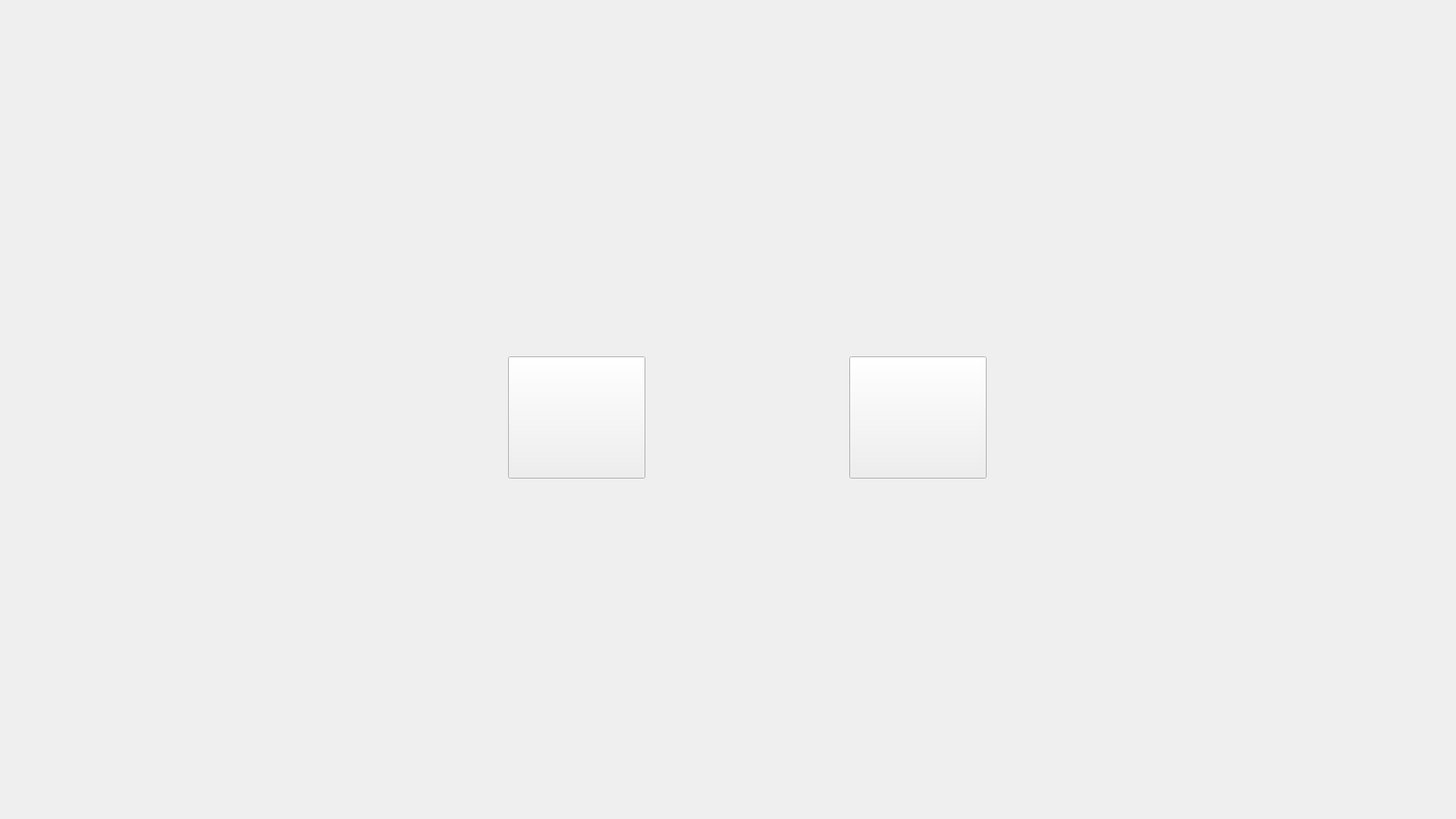
<?xml version="1.0" encoding="UTF-8"?>
<ui version="4.0">
 <class>Form</class>
 <widget class="QWidget" name="Form">
  <property name="geometry">
   <rect>
    <x>0</x>
    <y>0</y>
    <width>1920</width>
    <height>1080</height>
   </rect>
  </property>
  <property name="windowTitle">
   <string>Form</string>
  </property>
  <widget class="QPushButton" name="pushButton">
   <property name="geometry">
    <rect>
     <x>670</x>
     <y>470</y>
     <width>181</width>
     <height>161</height>
    </rect>
   </property>
   <property name="text">
    <string/>
   </property>
  </widget>
  <widget class="QPushButton" name="NewLevelButton">
   <property name="geometry">
    <rect>
     <x>1120</x>
     <y>470</y>
     <width>181</width>
     <height>161</height>
    </rect>
   </property>
   <property name="text">
    <string/>
   </property>
  </widget>
 </widget>
 <resources/>
 <connections/>
</ui>
